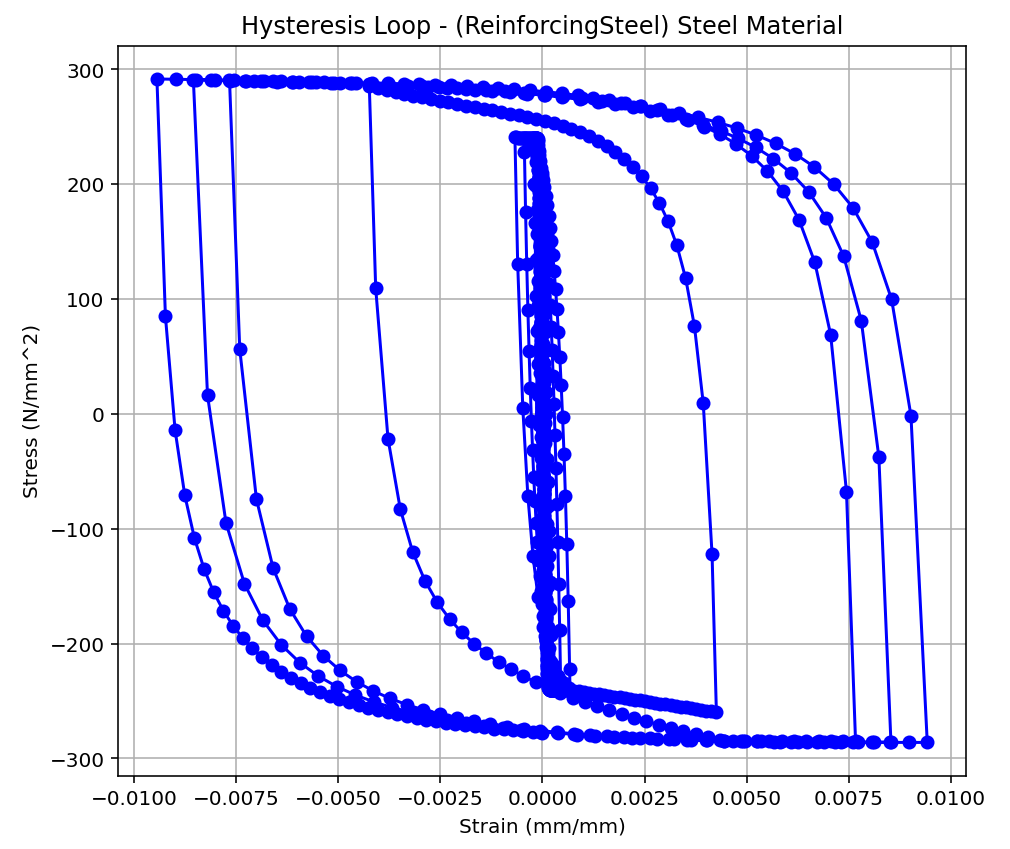

This chart was generated by the following Python code:
#**************************************************************
#                    >> IN THE NAME OF ALLAH << 
#  HYSTERETIC BEHAVIOR OF STEEL MATERIAL USING OPENSEES     
#  Cyclic Displacement-Controlled Analysis
#  THIS PROGRAM WRITTEN BY SALAR DELAVAR GHASHGHAEI (QASHQAI)
#**************************************************************

import openseespy.opensees as ops
import numpy as np
import matplotlib.pyplot as plt

#%% ------------------------------------------------------------
# 1. INITIALIZE MODEL
ops.wipe()
ops.model('Basic', '-ndm', 1, '-ndf', 1)

#%% ------------------------------------------------------------
# 2. MATERIAL PROPERTIES (STEEL - ReinforcingSteel)
Es = 210e4        # [N/mm^2] Young's modulus
fy = 240          # [N/mm^2] Yield stress
ey = fy / Es      # [mm/mm] Yield strain
fu = 1.1818 * fy  # [N/mm^2] Ultimate stress
esh = ey * 10.1   # [mm/mm] Tangent at initial strain hardening
esu = ey * 75.2   # [mm/mm] Ultimate strain
Esh = (fu-fy)/(esu-ey)
b = Esh/Es     # strain hardening ratio
R0 = 20        # smoothness of the elastic-to-plastic transition
cR1 = 0.925    # smoothness of the elastic-to-plastic transition
cR2 = 0.15     # smoothness of the elastic-to-plastic transition
a1 = 0         # a1 (isotropic hardening in compression)
a2 = 1         # a2 (rate parameter for a1)
a3 = 0         # a3 (isotropic hardening in tension)
a4 = 1         # a4 (rate parameter for a3)

matTag = 1

# Definition of Steel04 material
ops.uniaxialMaterial('ReinforcingSteel', matTag, fy, fu, Es, Esh, esh, esu)
"""
                     '-GABuck', lsr, beta, r, gamma,
                     '-DMBuck', lsr, alpha=1.0,
                     '-CMFatigue', Cf, alpha, Cd,
                     '-IsoHard', a1=4.3, limit=1.0,
                     '-MPCurveParams', R1=0.333, R2=18.0, R3=4.0)
"""
# INFO LINK: https://openseespydoc.readthedocs.io/en/latest/src/ReinforcingSteel.html
# MORE INFO: https://opensees.berkeley.edu/wiki/index.php/Reinforcing_Steel_Material
#%% ------------------------------------------------------------
# 3. MODEL GEOMETRY (ZERO-LENGTH ELEMENT)
ops.node(1, 0.0)
ops.node(2, 0.0)

ops.fix(1, 1)   # Fixed node
ops.fix(2, 0)   # Free node

ops.element('zeroLength', 1, 1, 2, '-mat', matTag, '-dir', 1)

#%% ------------------------------------------------------------
# 4. CYCLIC STRAIN PROTOCOL

# Key strain points (same logic as your protocol)
key_disp = np.array([
     0.0,
     0.1*ey,   -0.1*ey,
     0.5*ey,   -0.5*ey,
     0.8*ey,   -0.8*ey,
     ey,       -ey,
     1.5*ey,   -1.5*ey,
     2*ey,     -2*ey,
     4*ey,     -4*ey,
     6*ey,     -6*ey,
     0.5*esu,  -0.5*esu,
     0.9*esu,  -0.9*esu,
     1.0*esu,  -1.0*esu,
     1.1*esu,  -1.1*esu,
     0.0
])

#%% ------------------------------------------------------------
# Generate 1000-point strain protocol
n_points = 1000
disp_protocol = np.interp(
    np.linspace(0, len(key_disp) - 1, n_points),
    np.arange(len(key_disp)),
    key_disp
)


#%% ------------------------------------------------------------
# 5. ANALYSIS SETUP
ops.timeSeries('Linear', 1)
ops.pattern('Plain', 1, 1)
ops.load(2, 1.0)

ops.system('BandGeneral')
ops.numberer('Plain')
ops.constraints('Plain')
ops.algorithm('Newton')
ops.analysis('Static')

#%% ------------------------------------------------------------
# 6. RUN ANALYSIS & RECORD RESPONSE
disp = []
force = []

for target_disp in disp_protocol:
    current_disp = ops.nodeDisp(2, 1)
    dU = target_disp - current_disp

    ops.integrator('DisplacementControl', 2, 1, dU)
    ops.analyze(1)

    disp.append(ops.nodeDisp(2, 1))
    force.append(ops.eleForce(1)[0])

#%% ------------------------------------------------------------
# 7. PLOT HYSTERESIS LOOP
plt.figure(figsize=(7, 6))
plt.plot(disp, force, '-bo', linewidth=1.5)
plt.xlabel('Strain (mm/mm)')
plt.ylabel('Stress (N/mm^2)')
plt.title('Hysteresis Loop - (ReinforcingSteel) Steel Material')
plt.grid(True)
plt.tight_layout()
plt.show()
